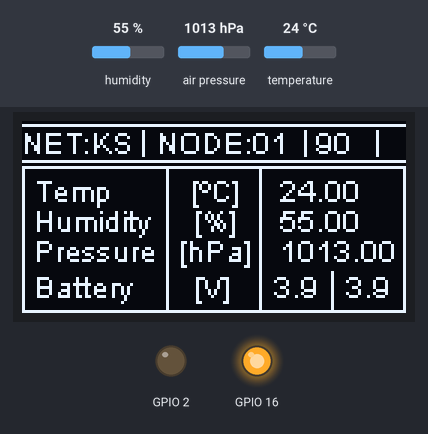
The sketch below on a simulated ESP32. Parts: 128×64 one-colour display, output pins drawn as LEDs (lit = HIGH). The test bench sets the inputs (shaded band); at power-on: humidity 55 %, air pressure 1013 hPa, temperature 24 °C. No radio packets arrive unless stated; what the sketch prints to the serial monitor is not drawn.

Above: at 2.7 s.
2.8 s: humidity set to 22 %
At 4.3 s:
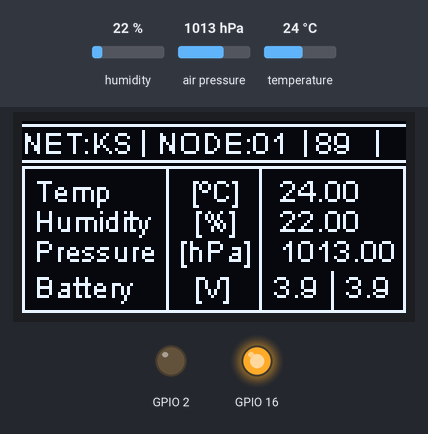
5.9 s: air pressure set to 952 hPa
At 7.4 s:
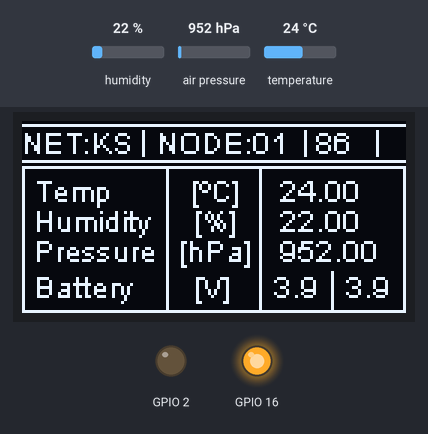
9.0 s: temperature set to 12 °C
At 10.5 s:
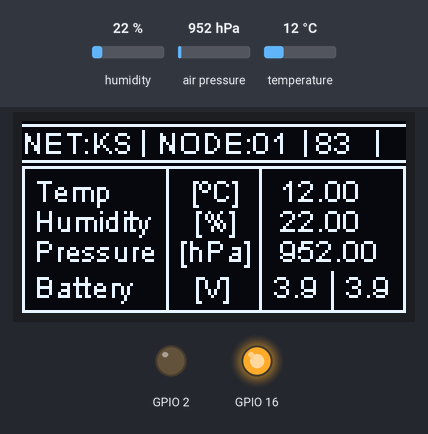
12.1 s: humidity set to 40 %
At 13.2 s:
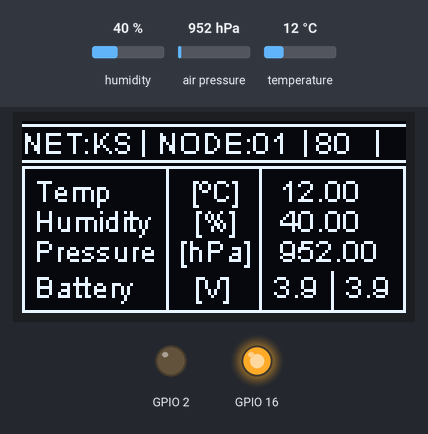
Timing chart, 0 to 15.1 s (numbered marks = the images above; inputs shaded):
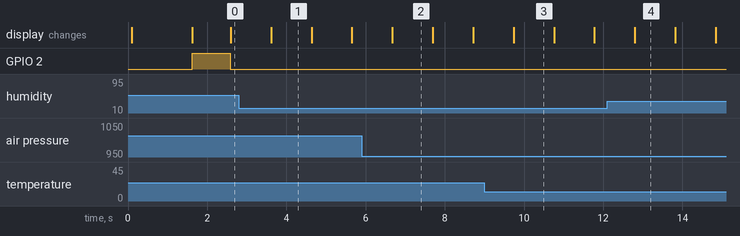

The sketch:

EnvironmentMonitorNode.ino
```cpp
//Measurments readings format:

//T:-39.98;H:48.55;P:324523;B:3.2
//T - temperature
//H - humidity
//P - pressure
//B - battery level

//message packet format
//KS;01;T:-39.98;H:48.55;P:324523;B:3.2

//encrypted message packet format
//KS:01:<encrypted message packet format from above>

#include <Wire.h>
#include <SPI.h>
#include <Adafruit_Sensor.h>
#include <Adafruit_BME280.h>
#include <LoRa.h>
#include "SSD1306.h"

//IOs
#define SCK 5 // GPIO5 - SX1278's SCK
#define MISO 19 // GPIO19 - SX1278's MISO
#define MOSI 27 // GPIO27 - SX1278's MOSI
#define SS 18 // GPIO18 - SX1278's CS
#define RST 14 // GPIO14 - SX1278's RESET
#define DI0 26 // GPIO26 - SX1278's IRQ (interrupt request)
#define BAND 868E6 // 915E6
#define BUTTON 0

#define BME_SCK 22    //SCL
#define BME_MISO 12   //SDO
#define BME_MOSI 21   //SDI   //SDA
#define BME_CS 13     //CSB

//Logic configuration
#define SEND_READINGS_DELAY_S 15
#define DISPLAY_OFF_DELAY_S 90
#define SEALEVELPRESSURE_HPA (1013.25)
//Endpoint identification
//instalation identifier
String netID = "KS";
//endpoint identifier
String nodeID = "01";

unsigned int counter = 0;
int displayTimeout = 0;
int sendReadingsDelay = 0;

Adafruit_BME280 bme(BME_CS, BME_MOSI, BME_MISO, BME_SCK);

bool bmeSensorPresent = true;
char* myValues[]={"This is string 1", "This is string 2", "This is string 3",
"This is string 4", "This is string 5","This is string 6"};

SSD1306 display (0x3c, 4, 15);

// Interrupt Service Routine - Keep it short!
void IRAM_ATTR handleButtonInterrupt() {
  if(displayTimeout == 0) {
    displayTimeout = DISPLAY_OFF_DELAY_S;
  }
}

String readSensors() {
    String resultBuild ="T:"+String(bme.readTemperature())+";H:"+String(bme.readHumidity())+";P:"+String(bme.readPressure() / 100.0F)+";B:3.9;C:3.9;";
    return resultBuild;
}


String preparePayload(String readings, bool encryptionEnabled) {
  String result;
  if(encryptionEnabled) {
    return netID + ";" + nodeID + ";" + encryptPayload(readings);
  } else {
    return netID + ";" + nodeID + ";" + readings;
  }
}

String encryptPayload(String payload) {
  //no encryption for now
  return payload;
}

void transmitResults(String data) {
  digitalWrite (2, HIGH); // turn the LED on (HIGH is the voltage level)
  LoRa.beginPacket ();
  LoRa.print (data);
  LoRa.endPacket ();
  delay (900); // wait for a second
  digitalWrite (2, LOW); // turn the LED off by making the voltage LOW
  LoRa.sleep();
}

String getValue(String dataIN, String index) {
    String nodeValues = "KS;01;"+dataIN;
    char string[nodeValues.length()];
    nodeValues.toCharArray(string, nodeValues.length());
  //  char string[] = "KS;01;T:-39.98;H:48.55;P:32453;B:3.2";
    char delimiter[] = ";";
    char delimiter2[] = ":";
    char* ptr = strtok(string, delimiter);
    int pointerIndex = 0;
    while(ptr != NULL) {
      if(index.equals("NET") && pointerIndex == 0) {
        return String(ptr);
      } else if(index.equals("NODE") && pointerIndex == 1) {
        return String(ptr);
      } else if(index.equals(String(ptr[0]))){
        char* ptr2 = strtok(ptr, delimiter2);
        while(ptr2 != NULL) {
          if(!String(ptr2).equals(index)) return String(ptr2);
          ptr2 = strtok(NULL, delimiter2);
        }
      }
      ptr = strtok(NULL, delimiter);
      pointerIndex++;
    }
    return "";
}

void displayResults(String data, bool txInd, int countdown) {
  display.clear();
  display.drawString(0, 0, "¯¯¯¯¯¯¯¯¯¯¯¯¯¯¯¯¯¯¯¯¯¯");
  display.drawString(0, 2, "______________________");
  display.drawString(0, 4, "______________________");
  display.drawString(0, 0, "             |                 |       |");
  if(!data.equals("")) {
    display.drawString(0, 1, "NET:"+getValue(data, "NET"));
    display.drawString(45, 1, "NODE:"+getValue(data, "NODE"));
    display.drawString(98, 1, String(countdown));
    display.drawString(4, 17, "Temp");
    display.drawString(56, 17, "[ºC]");
    display.drawString(86, 17, getValue(data, "T"));
    display.drawString(4, 27, "Humidity");
    display.drawString(57, 27, "[%]");
    display.drawString(86, 27, getValue(data, "H"));
    display.drawString(4, 37, "Pressure");
    display.drawString(52, 37, "[hPa]");
    display.drawString(86, 37, getValue(data, "P"));
    display.drawString(4, 49, "Battery");
    display.drawString(57, 49, "[V]");
    display.drawLine(103,50,103, 62);
    display.drawString(84, 49, getValue(data, "B") + "   " + getValue(data, "C"));
  } else {
    display.drawString(0, 1, "NET:--");
    display.drawString(45, 1, "NODE:--");
  }
  display.drawString(0, 52, "______________________");
  display.drawLine(0,16,0, 62);
  display.drawLine(48,16,48, 62);
  display.drawLine(79,16,79, 62);
  display.drawLine(127,16,127, 62);
  if(txInd) {
    display.drawCircle(124, 7, 3);
    display.drawCircle(124, 7, 1);
  }
  display.display();
}

void setup () {
  Serial.begin (115200);
 // Wire.begin();

    bool status;

    // default settings
    // (you can also pass in a Wire library object like &Wire2)
    status = bme.begin();
    if (!status) {
        Serial.println("Could not find a valid BME280 sensor, check wiring!");
        while (1);
    }

  displayTimeout = DISPLAY_OFF_DELAY_S;
  pinMode (16, OUTPUT);
  pinMode (2, OUTPUT);
  pinMode (BUTTON, INPUT);
  digitalRead(0);
  digitalWrite (16, LOW); // set GPIO16 low to reset OLED
  delay (50);
  digitalWrite (16, HIGH); // while OLED is running, GPIO16 must go high


  while (! Serial);
  Serial.println ();
  Serial.println ("LoRa Sender Test");

  SPI.begin (SCK, MISO, MOSI, SS);
  LoRa.setPins (SS, RST, DI0);
  if (! LoRa.begin (BAND)) {
    Serial.println ("Starting LoRa failed!");
    while (1);
  }

  Serial.println ("init ok");
  display.init();
  display.flipScreenVertically();
  display.setFont(ArialMT_Plain_10);
  display.setTextAlignment(TEXT_ALIGN_LEFT);

  attachInterrupt(digitalPinToInterrupt(BUTTON), handleButtonInterrupt, FALLING);
  displayResults("", false, 0);

  delay (1500);
}

void loop () {
  String reading;
  String displayData=readSensors();
  Serial.println ("cycle");
  if(displayTimeout > 0 || sendReadingsDelay == 0) {
    reading = readSensors();
  }
  if(displayTimeout > 0) {
    displayData = preparePayload(reading, false);
    if(sendReadingsDelay == 0) {
      displayResults(displayData, true, displayTimeout);
    }
  }
  if(sendReadingsDelay == 0) {
    transmitResults(preparePayload(reading, true));
    sendReadingsDelay = SEND_READINGS_DELAY_S;
  }
  if(displayTimeout > 0) {
    displayResults(displayData, false, displayTimeout);
    --displayTimeout;
    if(displayTimeout == 0) {
      Serial.println ("clear display only once");
      display.clear();
      display.display();
    }
    delay (1000);
  } else {
    delay (1000);
  }
  sendReadingsDelay--;
  counter ++;
}
```

Measured:
- what the display in image 4 shows lasts 1.0 s, from 12.8 s to 13.8 s
